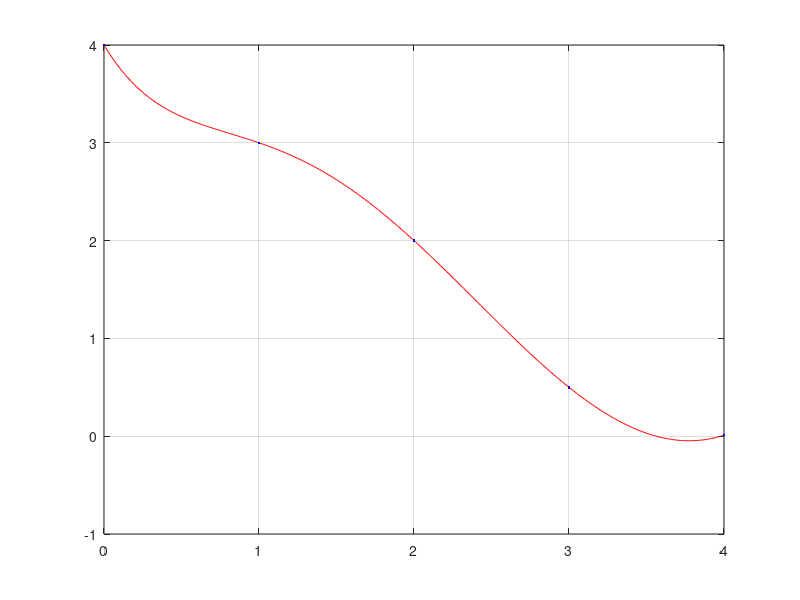

Reproduce this figure in MATLAB.
% Konsta Keski-Mattinen 29.3.2021

clear
close all


data = [0,4;
        1,3;
        2,2;
        3,0.5;
        4,0.01];
 
e = @(i, x) exp(-0.1*i*x)


x=data(:,1);
y=data(:,2); 
M = [e(1, x), e(2,x), e(3,x), e(4,x), e(5,x)];

det(M)

c=M\y

% plottaillaan
xplot= (min(x):0.01:max(x));
yplot = @(x) c(1)*e(1, x)+c(2)*e(2, x)+c(3)*e(3, x)+c(4)*e(4, x)+c(5)*e(5, x);

figure();

plot(xplot, yplot(xplot), 'r'); hold on
plot(x, y, 'b.'); hold on

grid on